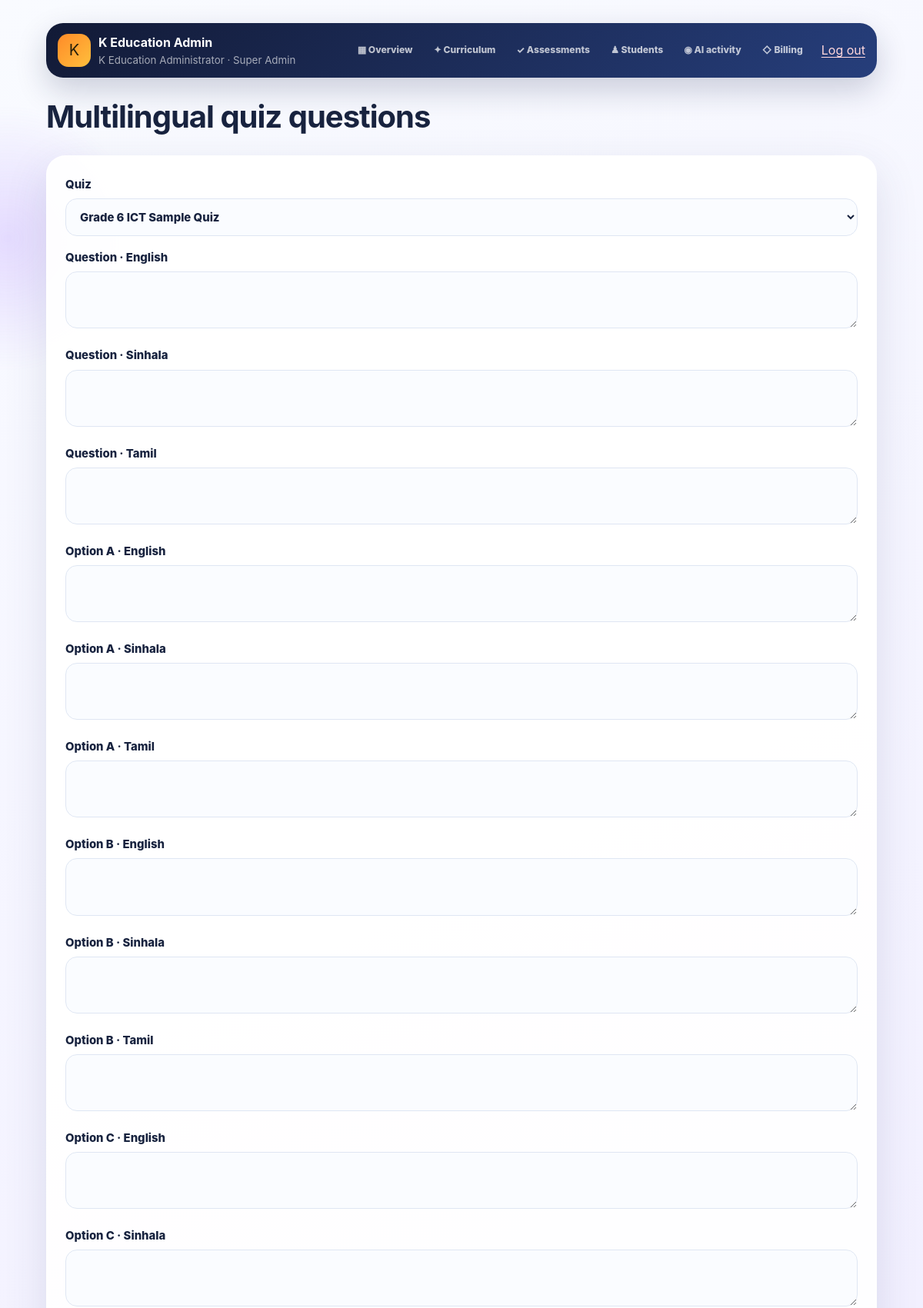
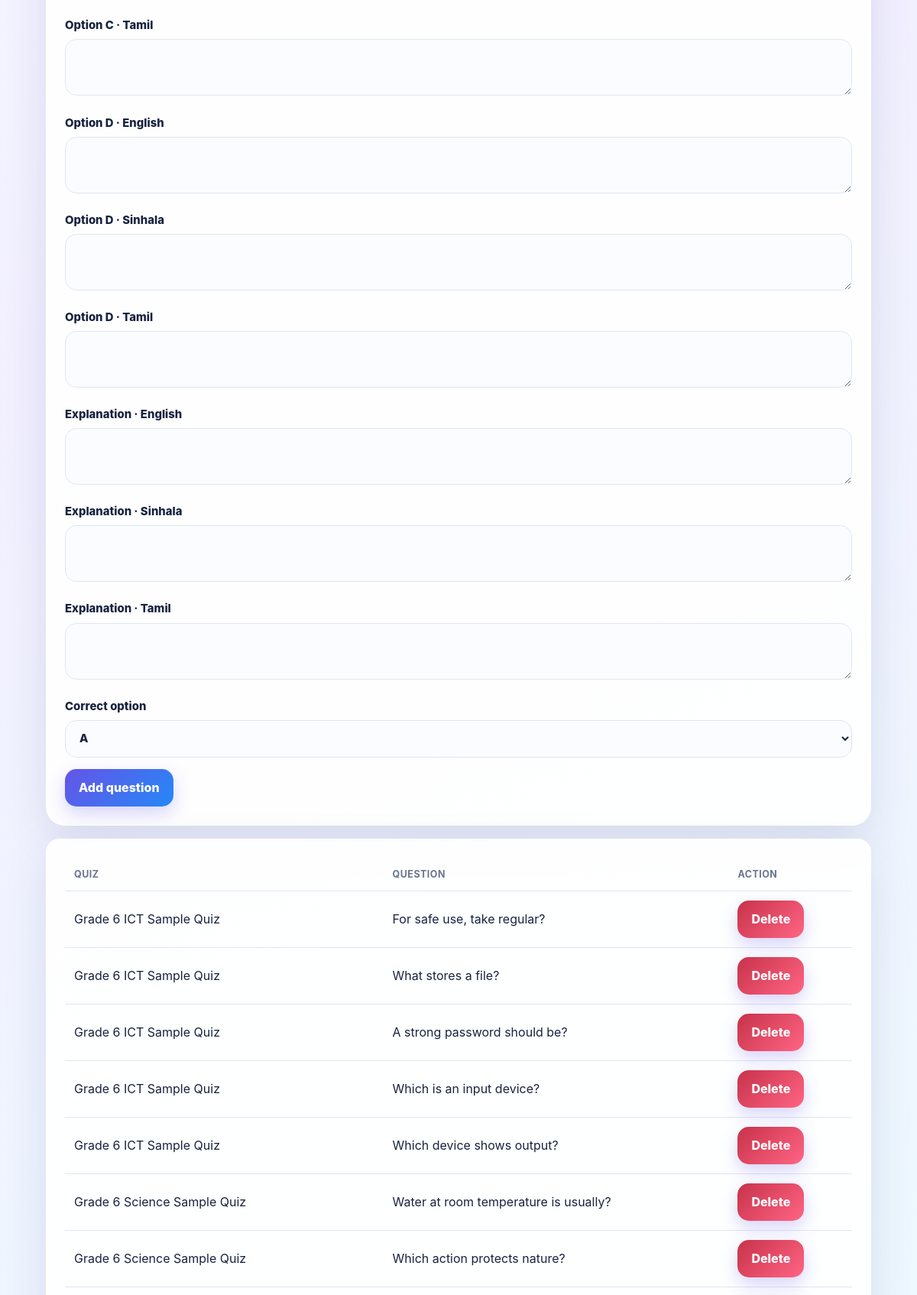
The page /admin/quiz_questions.php (signed in, upper part) on the database its author committed (2 pictures, top to bottom).
### tables this page shows
CREATE TABLE quiz_questions(id INT AUTO_INCREMENT PRIMARY KEY,quiz_id INT NOT NULL,activity_type ENUM('lesson_quiz','challenge','missing','matching') NOT NULL DEFAULT 'lesson_quiz',question_en TEXT,question_si TEXT,question_ta TEXT,option_a_en TEXT,option_a_si TEXT,option_a_ta TEXT,option_b_en TEXT,option_b_si TEXT,option_b_ta TEXT,option_c_en TEXT,option_c_si TEXT,option_c_ta TEXT,option_d_en TEXT,option_d_si TEXT,option_d_ta TEXT,correct_option ENUM('a','b','c','d') NOT NULL,explanation_en TEXT,explanation_si TEXT,explanation_ta TEXT,display_order INT DEFAULT 0,status ENUM('active','inactive') DEFAULT 'active',FOREIGN KEY(quiz_id) REFERENCES quizzes(id) ON DELETE CASCADE);

CREATE TABLE quizzes(id INT AUTO_INCREMENT PRIMARY KEY,grade_id INT NOT NULL,subject_id INT NOT NULL,unit_id INT NULL,lesson_id INT NULL,title_en VARCHAR(200),title_si VARCHAR(200),title_ta VARCHAR(200),timer_minutes INT NULL,pass_mark INT DEFAULT 50,status ENUM('active','inactive') DEFAULT 'active',created_at TIMESTAMP DEFAULT CURRENT_TIMESTAMP,updated_at TIMESTAMP DEFAULT CURRENT_TIMESTAMP ON UPDATE CURRENT_TIMESTAMP,FOREIGN KEY(grade_id) REFERENCES grades(id),FOREIGN KEY(subject_id) REFERENCES subjects(id),FOREIGN KEY(unit_id) REFERENCES units(id) ON DELETE SET NULL,FOREIGN KEY(lesson_id) REFERENCES lessons(id) ON DELETE SET NULL);

### includes/db.php (called while the page is built, shortened)
<?php
function db(): mysqli {
    static $db;
    if ($db instanceof mysqli) return $db;
    $db = @new mysqli(DB_HOST, DB_USER, DB_PASS, DB_NAME);
    $db->set_charset('utf8mb4');
    return $db;
}

### includes/helpers.php (called while the page is built, shortened)
<?php
function e(mixed $v):string{return htmlspecialchars((string)$v,ENT_QUOTES|ENT_SUBSTITUTE,'UTF-8');}

### admin/quiz_questions.php (the view)
<?php require_once __DIR__.'/../includes/auth.php';require_admin();if($_SERVER['REQUEST_METHOD']==='POST'){verify_csrf();$action=$_POST['action']??'';$id=filter_input(INPUT_POST,'id',FILTER_VALIDATE_INT);if($action==='delete'&&$id){$s=db()->prepare('DELETE FROM quiz_questions WHERE id=?');$s->bind_param('i',$id);$s->execute();flash('success','Question deleted.');header('Location: quiz_questions.php');exit;}if($action==='add'){$fields=['question_en','question_si','question_ta','option_a_en','option_a_si','option_a_ta','option_b_en','option_b_si','option_b_ta','option_c_en','option_c_si','option_c_ta','option_d_en','option_d_si','option_d_ta','explanation_en','explanation_si','explanation_ta'];$v=[];foreach($fields as $f)$v[$f]=trim((string)($_POST[$f]??''));$qid=(int)($_POST['quiz_id']??0);$correct=(string)($_POST['correct_option']??'');if($qid&&in_array($correct,['a','b','c','d'],true)&&!in_array('',array_values($v),true)){$cols=implode(',',array_keys($v));$marks=implode(',',array_fill(0,count($v),'?'));$s=db()->prepare("INSERT INTO quiz_questions(quiz_id,$cols,correct_option) VALUES(?,$marks,?)");$types='i'.str_repeat('s',count($v)+1);$args=array_merge([$qid],array_values($v),[$correct]);$s->bind_param($types,...$args);$s->execute();flash('success','Question added.');}else flash('error','Complete all multilingual fields.');header('Location: quiz_questions.php');exit;}}$pageTitle='Quiz questions';include __DIR__.'/_top.php';$quizzes=db()->query('SELECT id,title_en FROM quizzes ORDER BY title_en');$rows=db()->query('SELECT qq.id,qq.question_en,q.title_en FROM quiz_questions qq JOIN quizzes q ON q.id=qq.quiz_id ORDER BY qq.id DESC');?><h1>Multilingual quiz questions</h1><section class="card"><form method="post"><?=csrf_field()?><input type="hidden" name="action" value="add"><label>Quiz<select name="quiz_id"><?php while($q=$quizzes->fetch_assoc()):?><option value="<?=$q['id']?>"><?=e($q['title_en'])?></option><?php endwhile;?></select></label><?php foreach(['question'=>'Question','option_a'=>'Option A','option_b'=>'Option B','option_c'=>'Option C','option_d'=>'Option D','explanation'=>'Explanation'] as $base=>$label):foreach(['en'=>'English','si'=>'Sinhala','ta'=>'Tamil'] as $lang=>$ln):?><label><?=e($label.' · '.$ln)?><textarea name="<?=e($base.'_'.$lang)?>" required></textarea></label><?php endforeach;endforeach;?><label>Correct option<select name="correct_option"><option value="a">A</option><option value="b">B</option><option value="c">C</option><option value="d">D</option></select></label><button>Add question</button></form></section><section class="card scroll"><table><tr><th>Quiz</th><th>Question</th><th>Action</th></tr><?php while($r=$rows->fetch_assoc()):?><tr><td><?=e($r['title_en'])?></td><td><?=e($r['question_en'])?></td><td><form method="post"><?=csrf_field()?><input type="hidden" name="id" value="<?=$r['id']?>"><button class="danger" name="action" value="delete" onclick="return confirm('Delete this question?')">Delete</button></form></td></tr><?php endwhile;?></table></section><?php include __DIR__.'/../includes/footer.php';?>

### includes/header.php (style rules this page uses)
:root { --violet:#6554e8;--violet2:#8c52ff;--blue:#2588f6;--cyan:#1cc8d7;--mint:#21c59b;--gold:#ffb638;--rose:#ff6584;--ink:#18233f;--muted:#69758f;--paper:#fff;--line:#dfe6f3;--danger:#d83d55;--shadow:0 18px 55px rgba(45,56,110,.13);--soft-shadow:0 9px 28px rgba(45,56,110,.1) }
* { box-sizing:border-box }
html { scroll-behavior:smooth }
body { margin:0;min-height:100vh;color:var(--ink);font-family:Inter,"Segoe UI",system-ui,-apple-system,"Noto Sans Sinhala","Noto Sans Tamil",sans-serif;line-height:1.55;background:linear-gradient(155deg,#f9fbff 0%,#f2f0ff 48%,#ebfbff 100%);overflow-x:hidden }
body:before,body:after { content:"";position:fixed;z-index:-2;border-radius:50%;filter:blur(2px);pointer-events:none }
body:before { width:360px;height:360px;left:-170px;top:130px;background:radial-gradient(circle,rgba(139,82,255,.18),transparent 68%);animation:floatOrb 12s ease-in-out infinite }
body:after { width:420px;height:420px;right:-220px;bottom:50px;background:radial-gradient(circle,rgba(28,200,215,.19),transparent 67%);animation:floatOrb 14s ease-in-out infinite reverse }
.card { position:relative;background:rgba(255,255,255,.92);border:1px solid rgba(255,255,255,.9);border-radius:25px;padding:20px;box-shadow:var(--shadow);margin-bottom:17px;overflow:hidden;transition:transform .25s ease,box-shadow .25s ease,border-color .25s ease }
.btn,button { display:inline-flex;align-items:center;justify-content:center;gap:8px;min-height:49px;padding:11px 18px;border:0;border-radius:15px;background:linear-gradient(135deg,var(--violet),var(--blue));box-shadow:0 9px 22px rgba(101,84,232,.25);color:#fff;text-decoration:none;font:inherit;font-weight:850;cursor:pointer;transition:transform .18s,box-shadow .18s,filter .18s }
.btn.danger,.danger { background:linear-gradient(135deg,#c8324a,var(--rose)) }
input,select,textarea { width:100%;min-height:49px;padding:13px 14px;border:1.5px solid var(--line);border-radius:15px;background:rgba(250,252,255,.95);color:var(--ink);font:inherit;margin:6px 0 15px;outline:0;transition:border-color .2s,box-shadow .2s,background .2s }
label { font-weight:800;font-size:.93rem }
.scroll { overflow:auto;border-radius:18px }
table { width:100%;border-collapse:collapse }
th,td { padding:12px;border-bottom:1px solid var(--line);text-align:left }
th { color:var(--muted);font-size:.78rem;text-transform:uppercase;letter-spacing:.04em }
h1,h2,h3 { line-height:1.18;letter-spacing:-.025em }
h1 { font-size:clamp(1.7rem,5vw,2.5rem) }
.reveal { animation:reveal .55s both }
@media (min-width:720px) { .card { padding:24px } }

### rows shown on the page
quiz_questions: quiz.title_en "Grade 6 ICT Sample Quiz", question_en "For safe use, take regular?"
quiz_questions: quiz.title_en "Grade 6 ICT Sample Quiz", question_en "What stores a file?"
quiz_questions: quiz.title_en "Grade 6 ICT Sample Quiz", question_en "A strong password should be?"
quiz_questions: quiz.title_en "Grade 6 ICT Sample Quiz", question_en "Which is an input device?"
quiz_questions: quiz.title_en "Grade 6 ICT Sample Quiz", question_en "Which device shows output?"
quiz_questions: quiz.title_en "Grade 6 Science Sample Quiz", question_en "Water at room temperature is usually?"
quiz_questions: quiz.title_en "Grade 6 Science Sample Quiz", question_en "Which action protects nature?"

### other values the page prints
$_SESSION['admin']['full_name'] "K Education Administrator"
str_replace('_',' ',$_SESSION['admin']['role']??'admin') "Super Admin"
$item[0] "▦"
$item[1] "Overview"
$item[0] "✦"
$item[1] "Curriculum"
$item[0] "✓"
$item[1] "Assessments"
$item[0] "♟"
$item[1] "Students"
$item[0] "◉"
$item[1] "AI activity"
$item[0] "◇"
$item[1] "Billing"
$label.' · '.$ln "Question · English"
